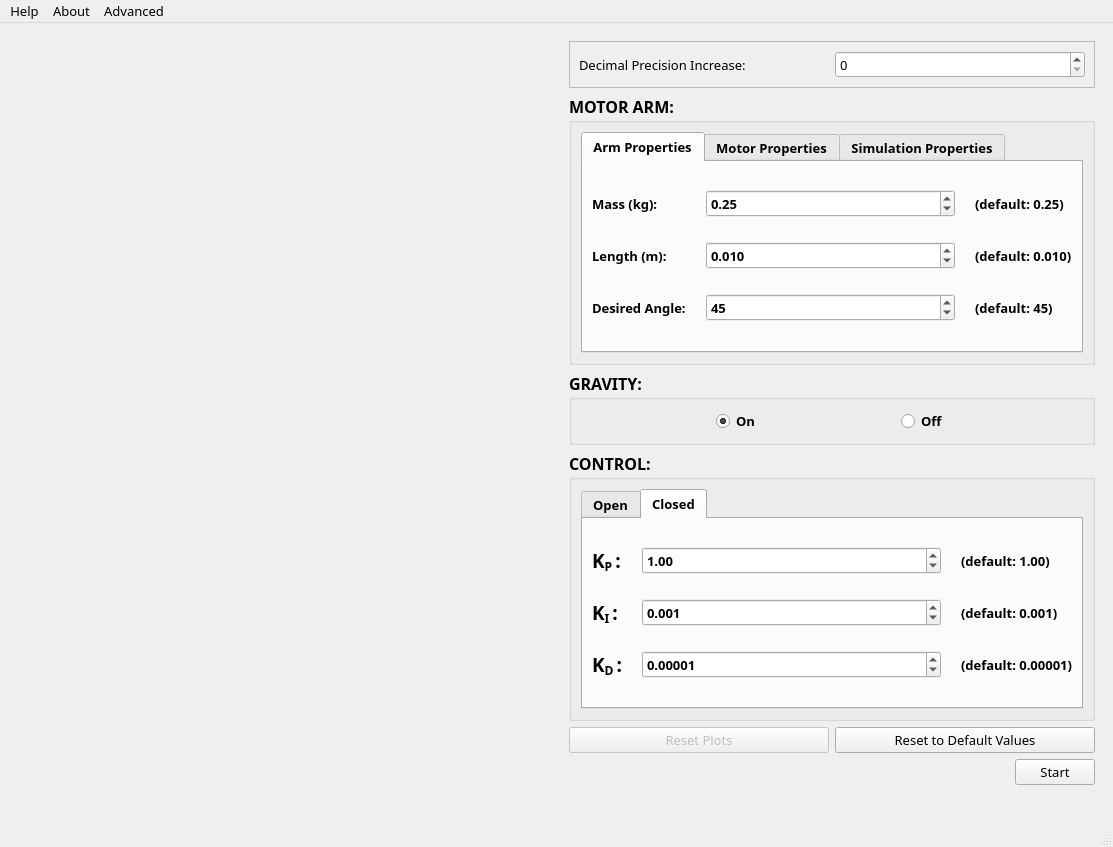
<?xml version="1.0" encoding="UTF-8"?>
<ui version="4.0">
 <class>MainWindow</class>
 <widget class="QMainWindow" name="MainWindow">
  <property name="geometry">
   <rect>
    <x>0</x>
    <y>0</y>
    <width>1113</width>
    <height>847</height>
   </rect>
  </property>
  <property name="font">
   <font>
    <family>Yu Gothic UI Semibold</family>
    <pointsize>10</pointsize>
    <weight>50</weight>
    <bold>false</bold>
   </font>
  </property>
  <property name="windowTitle">
   <string>ENG100</string>
  </property>
  <property name="windowIcon">
   <iconset>
    <normaloff>favicon.png</normaloff>favicon.png</iconset>
  </property>
  <property name="autoFillBackground">
   <bool>false</bool>
  </property>
  <property name="styleSheet">
   <string notr="true"/>
  </property>
  <widget class="QWidget" name="centralwidget">
   <property name="font">
    <font>
     <weight>50</weight>
     <bold>false</bold>
    </font>
   </property>
   <layout class="QGridLayout" name="gridLayout">
    <item row="0" column="1">
     <widget class="QFrame" name="RightPanel">
      <property name="sizePolicy">
       <sizepolicy hsizetype="Preferred" vsizetype="Preferred">
        <horstretch>0</horstretch>
        <verstretch>0</verstretch>
       </sizepolicy>
      </property>
      <property name="font">
       <font>
        <family>Yu Gothic UI Semibold</family>
       </font>
      </property>
      <layout class="QVBoxLayout" name="RightPanelLayout">
       <property name="bottomMargin">
        <number>0</number>
       </property>
       <item>
        <widget class="QFrame" name="DebugFrame">
         <property name="frameShape">
          <enum>QFrame::StyledPanel</enum>
         </property>
         <property name="frameShadow">
          <enum>QFrame::Raised</enum>
         </property>
         <layout class="QHBoxLayout" name="horizontalLayout_2">
          <item>
           <widget class="QLabel" name="label_29">
            <property name="text">
             <string>Decimal Precision Increase:</string>
            </property>
           </widget>
          </item>
          <item>
           <widget class="QSpinBox" name="DecimalPrecision">
            <property name="value">
             <number>0</number>
            </property>
           </widget>
          </item>
         </layout>
        </widget>
       </item>
       <item>
        <widget class="QGroupBox" name="MotorArmDetails">
         <property name="font">
          <font>
           <family>Tw Cen MT</family>
           <pointsize>12</pointsize>
           <weight>75</weight>
           <bold>true</bold>
          </font>
         </property>
         <property name="autoFillBackground">
          <bool>false</bool>
         </property>
         <property name="title">
          <string>MOTOR ARM:</string>
         </property>
         <property name="flat">
          <bool>true</bool>
         </property>
         <layout class="QVBoxLayout" name="verticalLayout">
          <item>
           <widget class="QTabWidget" name="MotorArmTabWidget">
            <property name="font">
             <font>
              <family>Yu Gothic UI Semibold</family>
              <pointsize>10</pointsize>
             </font>
            </property>
            <property name="autoFillBackground">
             <bool>false</bool>
            </property>
            <property name="styleSheet">
             <string notr="true"/>
            </property>
            <property name="currentIndex">
             <number>0</number>
            </property>
            <property name="tabBarAutoHide">
             <bool>false</bool>
            </property>
            <widget class="QWidget" name="ArmPropertiesTab">
             <property name="autoFillBackground">
              <bool>false</bool>
             </property>
             <property name="styleSheet">
              <string notr="true"/>
             </property>
             <attribute name="title">
              <string>Arm Properties</string>
             </attribute>
             <layout class="QGridLayout" name="gridLayout_2">
              <property name="horizontalSpacing">
               <number>20</number>
              </property>
              <item row="1" column="0">
               <widget class="QLabel" name="label_2">
                <property name="sizePolicy">
                 <sizepolicy hsizetype="Fixed" vsizetype="Preferred">
                  <horstretch>0</horstretch>
                  <verstretch>0</verstretch>
                 </sizepolicy>
                </property>
                <property name="font">
                 <font>
                  <family>Yu Gothic UI Semibold</family>
                 </font>
                </property>
                <property name="text">
                 <string>Length (m):</string>
                </property>
               </widget>
              </item>
              <item row="1" column="1">
               <widget class="QDoubleSpinBox" name="lengthInput">
                <property name="autoFillBackground">
                 <bool>true</bool>
                </property>
                <property name="decimals">
                 <number>3</number>
                </property>
                <property name="maximum">
                 <double>999.000000000000000</double>
                </property>
                <property name="singleStep">
                 <double>0.001000000000000</double>
                </property>
                <property name="value">
                 <double>0.010000000000000</double>
                </property>
               </widget>
              </item>
              <item row="2" column="1">
               <widget class="QDoubleSpinBox" name="angleInput">
                <property name="autoFillBackground">
                 <bool>true</bool>
                </property>
                <property name="decimals">
                 <number>0</number>
                </property>
                <property name="minimum">
                 <double>-720.000000000000000</double>
                </property>
                <property name="maximum">
                 <double>720.000000000000000</double>
                </property>
                <property name="singleStep">
                 <double>5.000000000000000</double>
                </property>
                <property name="value">
                 <double>45.000000000000000</double>
                </property>
               </widget>
              </item>
              <item row="2" column="0">
               <widget class="QLabel" name="label_3">
                <property name="sizePolicy">
                 <sizepolicy hsizetype="Fixed" vsizetype="Preferred">
                  <horstretch>0</horstretch>
                  <verstretch>0</verstretch>
                 </sizepolicy>
                </property>
                <property name="font">
                 <font>
                  <family>Yu Gothic UI Semibold</family>
                 </font>
                </property>
                <property name="text">
                 <string>Desired Angle:</string>
                </property>
               </widget>
              </item>
              <item row="0" column="0">
               <widget class="QLabel" name="label">
                <property name="sizePolicy">
                 <sizepolicy hsizetype="Fixed" vsizetype="Preferred">
                  <horstretch>0</horstretch>
                  <verstretch>0</verstretch>
                 </sizepolicy>
                </property>
                <property name="font">
                 <font>
                  <family>Yu Gothic UI Semibold</family>
                 </font>
                </property>
                <property name="text">
                 <string>Mass (kg):</string>
                </property>
               </widget>
              </item>
              <item row="0" column="2">
               <widget class="QLabel" name="label_14">
                <property name="sizePolicy">
                 <sizepolicy hsizetype="Fixed" vsizetype="Preferred">
                  <horstretch>0</horstretch>
                  <verstretch>0</verstretch>
                 </sizepolicy>
                </property>
                <property name="text">
                 <string>(default: 0.25)</string>
                </property>
               </widget>
              </item>
              <item row="1" column="2">
               <widget class="QLabel" name="label_15">
                <property name="sizePolicy">
                 <sizepolicy hsizetype="Fixed" vsizetype="Preferred">
                  <horstretch>0</horstretch>
                  <verstretch>0</verstretch>
                 </sizepolicy>
                </property>
                <property name="text">
                 <string>(default: 0.010)</string>
                </property>
               </widget>
              </item>
              <item row="2" column="2">
               <widget class="QLabel" name="label_16">
                <property name="sizePolicy">
                 <sizepolicy hsizetype="Fixed" vsizetype="Preferred">
                  <horstretch>0</horstretch>
                  <verstretch>0</verstretch>
                 </sizepolicy>
                </property>
                <property name="text">
                 <string>(default: 45)</string>
                </property>
               </widget>
              </item>
              <item row="0" column="1">
               <widget class="QDoubleSpinBox" name="massInput">
                <property name="autoFillBackground">
                 <bool>true</bool>
                </property>
                <property name="maximum">
                 <double>999.000000000000000</double>
                </property>
                <property name="singleStep">
                 <double>0.050000000000000</double>
                </property>
                <property name="value">
                 <double>0.250000000000000</double>
                </property>
               </widget>
              </item>
             </layout>
            </widget>
            <widget class="QWidget" name="MotorPropertiesTab">
             <property name="autoFillBackground">
              <bool>false</bool>
             </property>
             <attribute name="title">
              <string>Motor Properties</string>
             </attribute>
             <layout class="QGridLayout" name="gridLayout_3">
              <property name="horizontalSpacing">
               <number>20</number>
              </property>
              <item row="0" column="0">
               <widget class="QLabel" name="label_4">
                <property name="sizePolicy">
                 <sizepolicy hsizetype="Fixed" vsizetype="Preferred">
                  <horstretch>0</horstretch>
                  <verstretch>0</verstretch>
                 </sizepolicy>
                </property>
                <property name="text">
                 <string>Ki:</string>
                </property>
               </widget>
              </item>
              <item row="1" column="0">
               <widget class="QLabel" name="label_5">
                <property name="sizePolicy">
                 <sizepolicy hsizetype="Fixed" vsizetype="Preferred">
                  <horstretch>0</horstretch>
                  <verstretch>0</verstretch>
                 </sizepolicy>
                </property>
                <property name="text">
                 <string>Bs:</string>
                </property>
               </widget>
              </item>
              <item row="3" column="0">
               <widget class="QLabel" name="label_7">
                <property name="sizePolicy">
                 <sizepolicy hsizetype="Fixed" vsizetype="Preferred">
                  <horstretch>0</horstretch>
                  <verstretch>0</verstretch>
                 </sizepolicy>
                </property>
                <property name="text">
                 <string>Jm:</string>
                </property>
               </widget>
              </item>
              <item row="2" column="0">
               <widget class="QLabel" name="label_6">
                <property name="sizePolicy">
                 <sizepolicy hsizetype="Fixed" vsizetype="Preferred">
                  <horstretch>0</horstretch>
                  <verstretch>0</verstretch>
                 </sizepolicy>
                </property>
                <property name="text">
                 <string>Bv:</string>
                </property>
               </widget>
              </item>
              <item row="1" column="1">
               <widget class="QDoubleSpinBox" name="bsInput">
                <property name="autoFillBackground">
                 <bool>true</bool>
                </property>
                <property name="decimals">
                 <number>4</number>
                </property>
                <property name="maximum">
                 <double>999.000000000000000</double>
                </property>
                <property name="singleStep">
                 <double>0.000100000000000</double>
                </property>
                <property name="value">
                 <double>0.003000000000000</double>
                </property>
               </widget>
              </item>
              <item row="3" column="1">
               <widget class="QDoubleSpinBox" name="jmInput">
                <property name="autoFillBackground">
                 <bool>true</bool>
                </property>
                <property name="decimals">
                 <number>5</number>
                </property>
                <property name="maximum">
                 <double>999.000000000000000</double>
                </property>
                <property name="singleStep">
                 <double>0.000010000000000</double>
                </property>
                <property name="value">
                 <double>0.000510000000000</double>
                </property>
               </widget>
              </item>
              <item row="0" column="1">
               <widget class="QDoubleSpinBox" name="kiInput">
                <property name="autoFillBackground">
                 <bool>true</bool>
                </property>
                <property name="decimals">
                 <number>3</number>
                </property>
                <property name="maximum">
                 <double>999.000000000000000</double>
                </property>
                <property name="singleStep">
                 <double>0.010000000000000</double>
                </property>
                <property name="value">
                 <double>0.136000000000000</double>
                </property>
               </widget>
              </item>
              <item row="2" column="1">
               <widget class="QDoubleSpinBox" name="bvInput">
                <property name="autoFillBackground">
                 <bool>true</bool>
                </property>
                <property name="decimals">
                 <number>3</number>
                </property>
                <property name="maximum">
                 <double>999.000000000000000</double>
                </property>
                <property name="singleStep">
                 <double>0.001000000000000</double>
                </property>
                <property name="value">
                 <double>0.020000000000000</double>
                </property>
               </widget>
              </item>
              <item row="0" column="2">
               <widget class="QLabel" name="label_17">
                <property name="sizePolicy">
                 <sizepolicy hsizetype="Fixed" vsizetype="Preferred">
                  <horstretch>0</horstretch>
                  <verstretch>0</verstretch>
                 </sizepolicy>
                </property>
                <property name="text">
                 <string>(default: 0.136)</string>
                </property>
               </widget>
              </item>
              <item row="1" column="2">
               <widget class="QLabel" name="label_18">
                <property name="sizePolicy">
                 <sizepolicy hsizetype="Fixed" vsizetype="Preferred">
                  <horstretch>0</horstretch>
                  <verstretch>0</verstretch>
                 </sizepolicy>
                </property>
                <property name="text">
                 <string>(default: 0.0030)</string>
                </property>
               </widget>
              </item>
              <item row="2" column="2">
               <widget class="QLabel" name="label_19">
                <property name="sizePolicy">
                 <sizepolicy hsizetype="Fixed" vsizetype="Preferred">
                  <horstretch>0</horstretch>
                  <verstretch>0</verstretch>
                 </sizepolicy>
                </property>
                <property name="text">
                 <string>(default: 0.020)</string>
                </property>
               </widget>
              </item>
              <item row="3" column="2">
               <widget class="QLabel" name="label_20">
                <property name="sizePolicy">
                 <sizepolicy hsizetype="Fixed" vsizetype="Preferred">
                  <horstretch>0</horstretch>
                  <verstretch>0</verstretch>
                 </sizepolicy>
                </property>
                <property name="text">
                 <string>(default: 0.00051)</string>
                </property>
               </widget>
              </item>
             </layout>
            </widget>
            <widget class="QWidget" name="SimulationPropertiesTab">
             <attribute name="title">
              <string>Simulation Properties</string>
             </attribute>
             <layout class="QGridLayout" name="gridLayout_7">
              <item row="0" column="1">
               <widget class="QDoubleSpinBox" name="timestepInput">
                <property name="autoFillBackground">
                 <bool>true</bool>
                </property>
                <property name="decimals">
                 <number>3</number>
                </property>
                <property name="minimum">
                 <double>0.001000000000000</double>
                </property>
                <property name="singleStep">
                 <double>0.001000000000000</double>
                </property>
                <property name="value">
                 <double>0.050000000000000</double>
                </property>
               </widget>
              </item>
              <item row="1" column="0">
               <widget class="QLabel" name="label_26">
                <property name="sizePolicy">
                 <sizepolicy hsizetype="Preferred" vsizetype="Fixed">
                  <horstretch>0</horstretch>
                  <verstretch>0</verstretch>
                 </sizepolicy>
                </property>
                <property name="text">
                 <string>Arm Starting Angle:</string>
                </property>
               </widget>
              </item>
              <item row="0" column="0">
               <widget class="QLabel" name="label_13">
                <property name="text">
                 <string>Timestep (s):</string>
                </property>
               </widget>
              </item>
              <item row="1" column="1">
               <widget class="QDoubleSpinBox" name="startAngleInput">
                <property name="autoFillBackground">
                 <bool>true</bool>
                </property>
                <property name="decimals">
                 <number>0</number>
                </property>
                <property name="maximum">
                 <double>360.000000000000000</double>
                </property>
                <property name="singleStep">
                 <double>5.000000000000000</double>
                </property>
                <property name="value">
                 <double>0.000000000000000</double>
                </property>
               </widget>
              </item>
              <item row="0" column="2">
               <widget class="QLabel" name="label_27">
                <property name="sizePolicy">
                 <sizepolicy hsizetype="Fixed" vsizetype="Preferred">
                  <horstretch>0</horstretch>
                  <verstretch>0</verstretch>
                 </sizepolicy>
                </property>
                <property name="text">
                 <string>(default: 0.05)</string>
                </property>
               </widget>
              </item>
              <item row="1" column="2">
               <widget class="QLabel" name="label_28">
                <property name="sizePolicy">
                 <sizepolicy hsizetype="Fixed" vsizetype="Preferred">
                  <horstretch>0</horstretch>
                  <verstretch>0</verstretch>
                 </sizepolicy>
                </property>
                <property name="text">
                 <string>(default: 0)</string>
                </property>
               </widget>
              </item>
             </layout>
            </widget>
           </widget>
          </item>
         </layout>
        </widget>
       </item>
       <item>
        <widget class="QGroupBox" name="GravityDetails">
         <property name="font">
          <font>
           <family>Tw Cen MT</family>
           <pointsize>12</pointsize>
           <weight>75</weight>
           <bold>true</bold>
          </font>
         </property>
         <property name="title">
          <string>GRAVITY:</string>
         </property>
         <property name="flat">
          <bool>true</bool>
         </property>
         <layout class="QGridLayout" name="gridLayout_4">
          <item row="0" column="1">
           <widget class="QRadioButton" name="GravityOff">
            <property name="sizePolicy">
             <sizepolicy hsizetype="Fixed" vsizetype="Fixed">
              <horstretch>0</horstretch>
              <verstretch>0</verstretch>
             </sizepolicy>
            </property>
            <property name="font">
             <font>
              <family>Yu Gothic UI Semibold</family>
              <pointsize>10</pointsize>
             </font>
            </property>
            <property name="text">
             <string>Off</string>
            </property>
           </widget>
          </item>
          <item row="0" column="0">
           <widget class="QRadioButton" name="GravityOn">
            <property name="sizePolicy">
             <sizepolicy hsizetype="Fixed" vsizetype="Fixed">
              <horstretch>0</horstretch>
              <verstretch>0</verstretch>
             </sizepolicy>
            </property>
            <property name="font">
             <font>
              <family>Yu Gothic UI Semibold</family>
              <pointsize>10</pointsize>
             </font>
            </property>
            <property name="text">
             <string>On</string>
            </property>
            <property name="iconSize">
             <size>
              <width>32</width>
              <height>32</height>
             </size>
            </property>
            <property name="checked">
             <bool>true</bool>
            </property>
           </widget>
          </item>
         </layout>
        </widget>
       </item>
       <item>
        <widget class="QGroupBox" name="ControlDetails">
         <property name="font">
          <font>
           <family>Tw Cen MT</family>
           <pointsize>12</pointsize>
           <weight>75</weight>
           <bold>true</bold>
          </font>
         </property>
         <property name="title">
          <string>CONTROL:</string>
         </property>
         <property name="flat">
          <bool>true</bool>
         </property>
         <layout class="QVBoxLayout" name="verticalLayout_2">
          <item>
           <widget class="QTabWidget" name="LoopControlTab">
            <property name="font">
             <font>
              <family>Yu Gothic UI Semibold</family>
              <pointsize>10</pointsize>
             </font>
            </property>
            <property name="currentIndex">
             <number>1</number>
            </property>
            <property name="elideMode">
             <enum>Qt::ElideNone</enum>
            </property>
            <property name="usesScrollButtons">
             <bool>true</bool>
            </property>
            <property name="documentMode">
             <bool>false</bool>
            </property>
            <widget class="QWidget" name="OpenLoopTab">
             <attribute name="title">
              <string>Open</string>
             </attribute>
             <layout class="QGridLayout" name="gridLayout_5">
              <property name="horizontalSpacing">
               <number>20</number>
              </property>
              <item row="0" column="2">
               <widget class="QLabel" name="label_21">
                <property name="sizePolicy">
                 <sizepolicy hsizetype="Fixed" vsizetype="Preferred">
                  <horstretch>0</horstretch>
                  <verstretch>0</verstretch>
                 </sizepolicy>
                </property>
                <property name="text">
                 <string>(default: 0.300)</string>
                </property>
               </widget>
              </item>
              <item row="0" column="1">
               <widget class="QDoubleSpinBox" name="cmdInput">
                <property name="autoFillBackground">
                 <bool>true</bool>
                </property>
                <property name="decimals">
                 <number>3</number>
                </property>
                <property name="minimum">
                 <double>-50.000000000000000</double>
                </property>
                <property name="maximum">
                 <double>50.000000000000000</double>
                </property>
                <property name="singleStep">
                 <double>0.001000000000000</double>
                </property>
                <property name="value">
                 <double>0.300000000000000</double>
                </property>
               </widget>
              </item>
              <item row="0" column="0">
               <widget class="QLabel" name="label_8">
                <property name="sizePolicy">
                 <sizepolicy hsizetype="Fixed" vsizetype="Preferred">
                  <horstretch>0</horstretch>
                  <verstretch>0</verstretch>
                 </sizepolicy>
                </property>
                <property name="text">
                 <string>Current CMD (A):</string>
                </property>
               </widget>
              </item>
              <item row="1" column="1">
               <widget class="QDoubleSpinBox" name="timeInput">
                <property name="autoFillBackground">
                 <bool>true</bool>
                </property>
                <property name="minimum">
                 <double>0.000000000000000</double>
                </property>
                <property name="maximum">
                 <double>120.000000000000000</double>
                </property>
                <property name="singleStep">
                 <double>0.100000000000000</double>
                </property>
                <property name="value">
                 <double>2.000000000000000</double>
                </property>
               </widget>
              </item>
              <item row="1" column="0">
               <widget class="QLabel" name="label_9">
                <property name="sizePolicy">
                 <sizepolicy hsizetype="Fixed" vsizetype="Preferred">
                  <horstretch>0</horstretch>
                  <verstretch>0</verstretch>
                 </sizepolicy>
                </property>
                <property name="text">
                 <string>Time (s):</string>
                </property>
               </widget>
              </item>
              <item row="1" column="2">
               <widget class="QLabel" name="label_22">
                <property name="sizePolicy">
                 <sizepolicy hsizetype="Fixed" vsizetype="Preferred">
                  <horstretch>0</horstretch>
                  <verstretch>0</verstretch>
                 </sizepolicy>
                </property>
                <property name="text">
                 <string>(default: 2.00)</string>
                </property>
               </widget>
              </item>
             </layout>
            </widget>
            <widget class="QWidget" name="ClosedLoopTab">
             <attribute name="title">
              <string>Closed</string>
             </attribute>
             <layout class="QGridLayout" name="gridLayout_6">
              <property name="horizontalSpacing">
               <number>20</number>
              </property>
              <item row="1" column="0">
               <widget class="QLabel" name="label_11">
                <property name="sizePolicy">
                 <sizepolicy hsizetype="Fixed" vsizetype="Preferred">
                  <horstretch>0</horstretch>
                  <verstretch>0</verstretch>
                 </sizepolicy>
                </property>
                <property name="font">
                 <font>
                  <pointsize>14</pointsize>
                 </font>
                </property>
                <property name="text">
                 <string>&lt;html&gt;&lt;head/&gt;&lt;body&gt;&lt;p&gt;K&lt;span style=&quot; vertical-align:sub;&quot;&gt;I &lt;/span&gt;:&lt;/p&gt;&lt;/body&gt;&lt;/html&gt;</string>
                </property>
               </widget>
              </item>
              <item row="0" column="0">
               <widget class="QLabel" name="label_10">
                <property name="sizePolicy">
                 <sizepolicy hsizetype="Fixed" vsizetype="Preferred">
                  <horstretch>0</horstretch>
                  <verstretch>0</verstretch>
                 </sizepolicy>
                </property>
                <property name="font">
                 <font>
                  <pointsize>14</pointsize>
                 </font>
                </property>
                <property name="text">
                 <string>&lt;html&gt;&lt;head/&gt;&lt;body&gt;&lt;p&gt;K&lt;span style=&quot; vertical-align:sub;&quot;&gt;P &lt;/span&gt;:&lt;/p&gt;&lt;/body&gt;&lt;/html&gt;</string>
                </property>
               </widget>
              </item>
              <item row="0" column="1">
               <widget class="QDoubleSpinBox" name="pInput">
                <property name="autoFillBackground">
                 <bool>true</bool>
                </property>
                <property name="maximum">
                 <double>999.000000000000000</double>
                </property>
                <property name="singleStep">
                 <double>0.010000000000000</double>
                </property>
                <property name="value">
                 <double>1.000000000000000</double>
                </property>
               </widget>
              </item>
              <item row="1" column="1">
               <widget class="QDoubleSpinBox" name="iInput">
                <property name="autoFillBackground">
                 <bool>true</bool>
                </property>
                <property name="decimals">
                 <number>3</number>
                </property>
                <property name="maximum">
                 <double>999.000000000000000</double>
                </property>
                <property name="singleStep">
                 <double>0.001000000000000</double>
                </property>
                <property name="value">
                 <double>0.001000000000000</double>
                </property>
               </widget>
              </item>
              <item row="2" column="0">
               <widget class="QLabel" name="label_12">
                <property name="sizePolicy">
                 <sizepolicy hsizetype="Fixed" vsizetype="Preferred">
                  <horstretch>0</horstretch>
                  <verstretch>0</verstretch>
                 </sizepolicy>
                </property>
                <property name="font">
                 <font>
                  <pointsize>14</pointsize>
                 </font>
                </property>
                <property name="text">
                 <string>&lt;html&gt;&lt;head/&gt;&lt;body&gt;&lt;p&gt;K&lt;span style=&quot; vertical-align:sub;&quot;&gt;D &lt;/span&gt;:&lt;/p&gt;&lt;/body&gt;&lt;/html&gt;</string>
                </property>
               </widget>
              </item>
              <item row="2" column="1">
               <widget class="QDoubleSpinBox" name="dInput">
                <property name="autoFillBackground">
                 <bool>true</bool>
                </property>
                <property name="decimals">
                 <number>5</number>
                </property>
                <property name="maximum">
                 <double>999.000000000000000</double>
                </property>
                <property name="singleStep">
                 <double>0.000010000000000</double>
                </property>
                <property name="value">
                 <double>0.000010000000000</double>
                </property>
               </widget>
              </item>
              <item row="0" column="2">
               <widget class="QLabel" name="label_23">
                <property name="sizePolicy">
                 <sizepolicy hsizetype="Fixed" vsizetype="Preferred">
                  <horstretch>0</horstretch>
                  <verstretch>0</verstretch>
                 </sizepolicy>
                </property>
                <property name="text">
                 <string>(default: 1.00)</string>
                </property>
               </widget>
              </item>
              <item row="1" column="2">
               <widget class="QLabel" name="label_24">
                <property name="sizePolicy">
                 <sizepolicy hsizetype="Fixed" vsizetype="Preferred">
                  <horstretch>0</horstretch>
                  <verstretch>0</verstretch>
                 </sizepolicy>
                </property>
                <property name="text">
                 <string>(default: 0.001)</string>
                </property>
               </widget>
              </item>
              <item row="2" column="2">
               <widget class="QLabel" name="label_25">
                <property name="sizePolicy">
                 <sizepolicy hsizetype="Fixed" vsizetype="Preferred">
                  <horstretch>0</horstretch>
                  <verstretch>0</verstretch>
                 </sizepolicy>
                </property>
                <property name="text">
                 <string>(default: 0.00001)</string>
                </property>
               </widget>
              </item>
             </layout>
            </widget>
           </widget>
          </item>
         </layout>
        </widget>
       </item>
       <item>
        <layout class="QHBoxLayout" name="horizontalLayout">
         <item>
          <widget class="QPushButton" name="ResetPlots">
           <property name="enabled">
            <bool>false</bool>
           </property>
           <property name="text">
            <string>Reset Plots</string>
           </property>
          </widget>
         </item>
         <item>
          <widget class="QPushButton" name="ResetDefaults">
           <property name="text">
            <string>Reset to Default Values</string>
           </property>
          </widget>
         </item>
        </layout>
       </item>
       <item>
        <layout class="QFormLayout" name="formLayout">
         <property name="labelAlignment">
          <set>Qt::AlignRight|Qt::AlignTrailing|Qt::AlignVCenter</set>
         </property>
         <property name="formAlignment">
          <set>Qt::AlignRight|Qt::AlignTop|Qt::AlignTrailing</set>
         </property>
         <property name="bottomMargin">
          <number>30</number>
         </property>
         <item row="0" column="0">
          <widget class="QPushButton" name="StartStopSimulation">
           <property name="text">
            <string>Start</string>
           </property>
           <property name="checkable">
            <bool>true</bool>
           </property>
          </widget>
         </item>
        </layout>
       </item>
      </layout>
     </widget>
    </item>
    <item row="0" column="0">
     <widget class="QFrame" name="LeftPanel">
      <property name="sizePolicy">
       <sizepolicy hsizetype="MinimumExpanding" vsizetype="Preferred">
        <horstretch>0</horstretch>
        <verstretch>0</verstretch>
       </sizepolicy>
      </property>
      <property name="font">
       <font>
        <weight>50</weight>
        <bold>false</bold>
       </font>
      </property>
      <layout class="QVBoxLayout" name="LeftPanelLayout">
       <property name="bottomMargin">
        <number>0</number>
       </property>
       <item>
        <layout class="QVBoxLayout" name="ArmPlotHolder"/>
       </item>
       <item>
        <layout class="QVBoxLayout" name="LoopPlotHolder"/>
       </item>
      </layout>
     </widget>
    </item>
   </layout>
  </widget>
  <widget class="QMenuBar" name="menubar">
   <property name="geometry">
    <rect>
     <x>0</x>
     <y>0</y>
     <width>1113</width>
     <height>21</height>
    </rect>
   </property>
   <widget class="QMenu" name="menuHelp">
    <property name="title">
     <string>Help</string>
    </property>
    <addaction name="actionView_Help_Topics"/>
   </widget>
   <widget class="QMenu" name="menuAbout">
    <property name="title">
     <string>About</string>
    </property>
    <addaction name="actionView_Details"/>
   </widget>
   <widget class="QMenu" name="menuDebug">
    <property name="title">
     <string>Advanced</string>
    </property>
    <addaction name="actionDebug_Mode"/>
    <addaction name="actionLogging"/>
   </widget>
   <addaction name="menuHelp"/>
   <addaction name="menuAbout"/>
   <addaction name="menuDebug"/>
  </widget>
  <widget class="QStatusBar" name="statusbar"/>
  <action name="actionView_Help_Topics">
   <property name="text">
    <string>View Help Topics</string>
   </property>
  </action>
  <action name="actionView_Details">
   <property name="text">
    <string>View Details</string>
   </property>
  </action>
  <action name="actionDebug_Mode">
   <property name="checkable">
    <bool>true</bool>
   </property>
   <property name="text">
    <string>Precision Mode: Off</string>
   </property>
  </action>
  <action name="actionLogging">
   <property name="checkable">
    <bool>true</bool>
   </property>
   <property name="text">
    <string>Logging: Off</string>
   </property>
  </action>
 </widget>
 <resources/>
 <connections/>
</ui>
